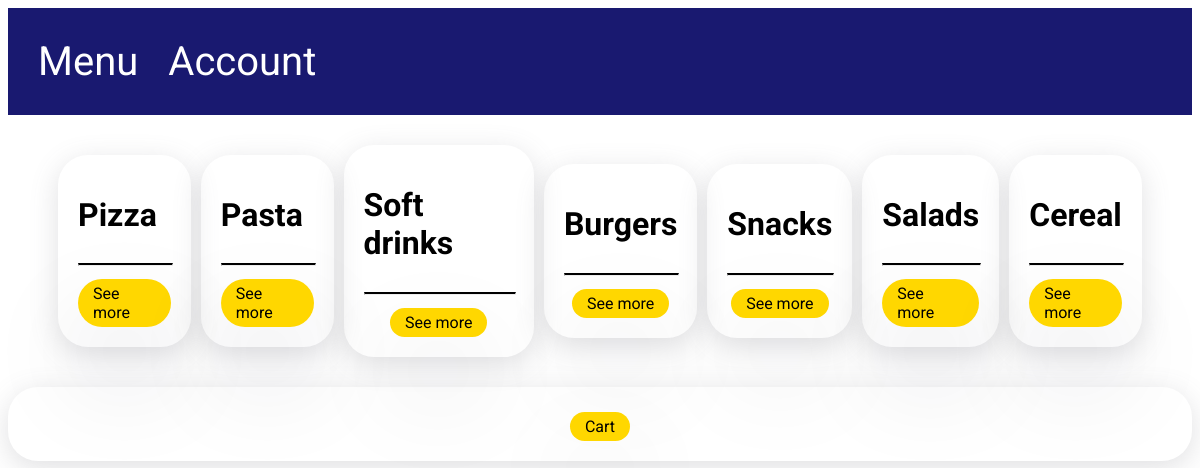
The page /menu on the database its author committed.
### models.py (models this page shows, shortened)
class Category(Base):
    __tablename__ = "category"
    id = Column(Integer, primary_key=True, autoincrement=True, unique=True)
    category_name = Column(String(50), unique=True, nullable=False)
    dish = relationship("Dish", back_populates="category")

### app.py (the view)
@app.route('/menu', methods=['GET'])
def menu():  # Alchemy
    database.init_db()
    categories = database.db_session.query(Category).all()
    return render_template("menu.html", categories=categories)

### database.py (called while the page is built)
def init_db():
    import models
    Base.metadata.create_all(bind=engine)

### templates/menu.html
{% extends 'base.html' %}
{% block content %}
    <div class="container user_addresses">
        {% for category in categories %}
            <div class="content-holder menu">
                <h1>{{ category.category_name }}</h1>
                <hr class="line">
                <a href="/menu/{{ category.category_name }}"> See more </a>
            </div>
        {% endfor %}
    </div>
    <div class="content-holder menu">
        <a href="/cart"> Cart</a>
    </div>
{% endblock %}

### static/css/style.css (style rules this page uses)
body { font-family: 'Roboto', sans-serif; }
.container { padding: 30px 50px 30px 50px; }
.content-holder { display: flex; flex-direction: column; border-radius: 30px; padding: 20px; box-shadow: rgba(100, 100, 111, 0.2) 0px 7px 29px 0px; }
.line { border-top: 2px solid black; width: 100% }
.user_addresses { display: flex; align-items: center; gap: 10px; }
.menu a { color: black; width: fit-content; align-self: center; background-color: gold; padding: 5px 15px 5px 15px; margin-top: 5px; text-decoration: none; border-radius: 45px; box-shadow: rgba(17, 12, 46, 0.15) 0px 48px 100px 0px; }

### rows shown on the page
Category: category_name "Pizza"
Category: category_name "Pasta"
Category: category_name "Soft drinks"
Category: category_name "Burgers"
Category: category_name "Snacks"
Category: category_name "Salads"
Category: category_name "Cereal"
